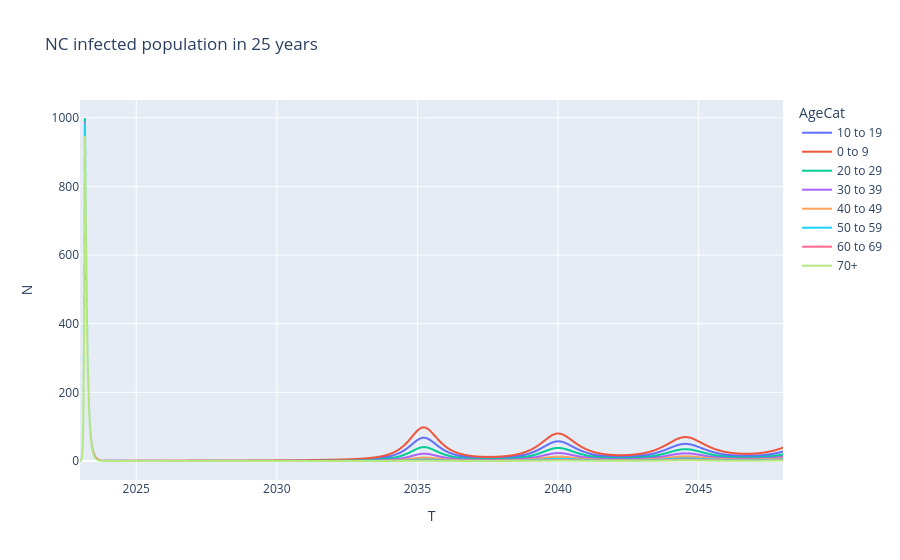

Notebook code cell kept with this figure:
### Code cell
nc_like_pop_infected = NC_outbreak_result_vec.loc[NC_outbreak_result_vec['InfState']=="I"]
nc_like_pop_infected = nc_like_pop_infected.assign(N=np.sqrt(nc_like_pop_infected['N']))

epi_fig = px.line(nc_like_pop_infected, x="T", 
                  y="N", color="AgeCat",
                  title="NC infected population in 25 years")

epi_fig.show()

### Figure 1 — Plotly figure (JSON) as saved in the notebook; plotly's stock layout.template omitted (floating-point values rounded to 4 significant figures; data arrays with more than 128 entries replaced by an {"elided": "..."} marker saying what was removed)
{"data": [{"hovertemplate": "AgeCat=10 to 19<br>T=%{x}<br>N=%{y}<extra></extra>", "legendgroup": "10 to 19", "line": {"color": "#636efa", "dash": "solid"}, "marker": {"symbol": "circle"}, "mode": "lines", "name": "10 to 19", "showlegend": true, "type": "scattergl", "x": {"elided": "1301 float values"}, "xaxis": "x", "y": {"elided": "1301 float values"}, "yaxis": "y"}, {"hovertemplate": "AgeCat=0 to 9<br>T=%{x}<br>N=%{y}<extra></extra>", "legendgroup": "0 to 9", "line": {"color": "#EF553B", "dash": "solid"}, "marker": {"symbol": "circle"}, "mode": "lines", "name": "0 to 9", "showlegend": true, "type": "scattergl", "x": {"elided": "1300 float values"}, "xaxis": "x", "y": {"elided": "1300 float values"}, "yaxis": "y"}, {"hovertemplate": "AgeCat=20 to 29<br>T=%{x}<br>N=%{y}<extra></extra>", "legendgroup": "20 to 29", "line": {"color": "#00cc96", "dash": "solid"}, "marker": {"symbol": "circle"}, "mode": "lines", "name": "20 to 29", "showlegend": true, "type": "scattergl", "x": {"elided": "1300 float values"}, "xaxis": "x", "y": {"elided": "1300 float values"}, "yaxis": "y"}, {"hovertemplate": "AgeCat=30 to 39<br>T=%{x}<br>N=%{y}<extra></extra>", "legendgroup": "30 to 39", "line": {"color": "#ab63fa", "dash": "solid"}, "marker": {"symbol": "circle"}, "mode": "lines", "name": "30 to 39", "showlegend": true, "type": "scattergl", "x": {"elided": "1300 float values"}, "xaxis": "x", "y": {"elided": "1300 float values"}, "yaxis": "y"}, {"hovertemplate": "AgeCat=40 to 49<br>T=%{x}<br>N=%{y}<extra></extra>", "legendgroup": "40 to 49", "line": {"color": "#FFA15A", "dash": "solid"}, "marker": {"symbol": "circle"}, "mode": "lines", "name": "40 to 49", "showlegend": true, "type": "scattergl", "x": {"elided": "1300 float values"}, "xaxis": "x", "y": {"elided": "1300 float values"}, "yaxis": "y"}, {"hovertemplate": "AgeCat=50 to 59<br>T=%{x}<br>N=%{y}<extra></extra>", "legendgroup": "50 to 59", "line": {"color": "#19d3f3", "dash": "solid"}, "marker": {"symbol": "circle"}, "mode": "lines", "name": "50 to 59", "showlegend": true, "type": "scattergl", "x": {"elided": "1300 float values"}, "xaxis": "x", "y": {"elided": "1300 float values"}, "yaxis": "y"}, {"hovertemplate": "AgeCat=60 to 69<br>T=%{x}<br>N=%{y}<extra></extra>", "legendgroup": "60 to 69", "line": {"color": "#FF6692", "dash": "solid"}, "marker": {"symbol": "circle"}, "mode": "lines", "name": "60 to 69", "showlegend": true, "type": "scattergl", "x": {"elided": "1300 float values"}, "xaxis": "x", "y": {"elided": "1300 float values"}, "yaxis": "y"}, {"hovertemplate": "AgeCat=70+<br>T=%{x}<br>N=%{y}<extra></extra>", "legendgroup": "70+", "line": {"color": "#B6E880", "dash": "solid"}, "marker": {"symbol": "circle"}, "mode": "lines", "name": "70+", "showlegend": true, "type": "scattergl", "x": {"elided": "1300 float values"}, "xaxis": "x", "y": {"elided": "1300 float values"}, "yaxis": "y"}], "layout": {"legend": {"title": {"text": "AgeCat"}, "tracegroupgap": 0}, "title": {"text": "NC infected population in 25 years"}, "xaxis": {"anchor": "y", "domain": [0, 1], "title": {"text": "T"}}, "yaxis": {"anchor": "x", "domain": [0, 1], "title": {"text": "N"}}}}
